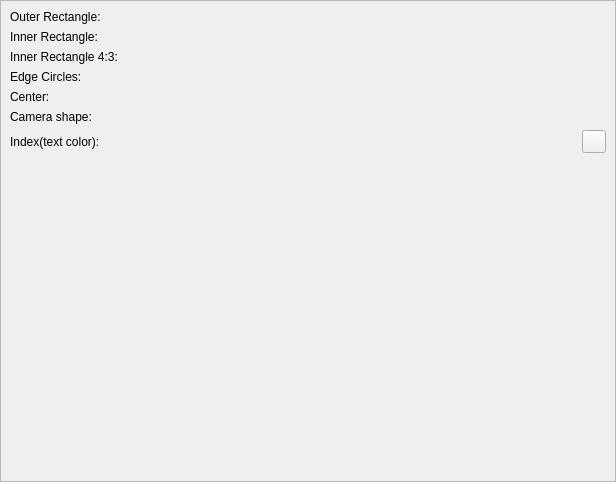
<?xml version="1.0" encoding="UTF-8"?>
<ui version="4.0">
 <class>Cameras</class>
 <widget class="QWidget" name="Cameras">
  <property name="geometry">
   <rect>
    <x>0</x>
    <y>0</y>
    <width>616</width>
    <height>482</height>
   </rect>
  </property>
  <property name="windowTitle">
   <string>Cameras</string>
  </property>
  <layout class="QGridLayout" name="gridLayout">
   <property name="leftMargin">
    <number>0</number>
   </property>
   <property name="topMargin">
    <number>0</number>
   </property>
   <property name="rightMargin">
    <number>0</number>
   </property>
   <property name="bottomMargin">
    <number>0</number>
   </property>
   <item row="0" column="0">
    <widget class="QScrollArea" name="scrollArea">
     <property name="widgetResizable">
      <bool>true</bool>
     </property>
     <widget class="QWidget" name="scrollAreaWidgetContents">
      <property name="geometry">
       <rect>
        <x>0</x>
        <y>0</y>
        <width>614</width>
        <height>480</height>
       </rect>
      </property>
      <layout class="QHBoxLayout" name="horizontalLayout">
       <item>
        <layout class="QVBoxLayout" name="verticalLayout">
         <item>
          <layout class="QHBoxLayout" name="horizontalLayout_2">
           <item>
            <widget class="QLabel" name="label">
             <property name="text">
              <string>Outer Rectangle:</string>
             </property>
            </widget>
           </item>
           <item>
            <widget class="PenPicker" name="rect1" native="true"/>
           </item>
          </layout>
         </item>
         <item>
          <layout class="QHBoxLayout" name="horizontalLayout_3">
           <item>
            <widget class="QLabel" name="label_2">
             <property name="text">
              <string>Inner Rectangle:</string>
             </property>
            </widget>
           </item>
           <item>
            <widget class="PenPicker" name="rect2" native="true"/>
           </item>
          </layout>
         </item>
         <item>
          <layout class="QHBoxLayout" name="horizontalLayout_4">
           <item>
            <widget class="QLabel" name="label_3">
             <property name="text">
              <string>Inner Rectangle 4:3:</string>
             </property>
            </widget>
           </item>
           <item>
            <widget class="PenPicker" name="rect3" native="true"/>
           </item>
          </layout>
         </item>
         <item>
          <layout class="QHBoxLayout" name="horizontalLayout_5">
           <item>
            <widget class="QLabel" name="label_4">
             <property name="text">
              <string>Edge Circles:</string>
             </property>
            </widget>
           </item>
           <item>
            <widget class="PenPicker" name="circle" native="true"/>
           </item>
          </layout>
         </item>
         <item>
          <layout class="QHBoxLayout" name="horizontalLayout_6">
           <item>
            <widget class="QLabel" name="label_5">
             <property name="text">
              <string>Center:</string>
             </property>
            </widget>
           </item>
           <item>
            <widget class="PenPicker" name="center" native="true"/>
           </item>
          </layout>
         </item>
         <item>
          <layout class="QHBoxLayout" name="horizontalLayout_7">
           <item>
            <widget class="QLabel" name="label_7">
             <property name="text">
              <string>Camera shape:</string>
             </property>
            </widget>
           </item>
           <item>
            <widget class="PenPicker" name="poly" native="true"/>
           </item>
          </layout>
         </item>
         <item>
          <layout class="QHBoxLayout" name="horizontalLayout_8">
           <item>
            <widget class="QLabel" name="label_6">
             <property name="text">
              <string>Index(text color):</string>
             </property>
            </widget>
           </item>
           <item>
            <widget class="ColorPicker" name="Index">
             <property name="enabled">
              <bool>true</bool>
             </property>
             <property name="text">
              <string/>
             </property>
            </widget>
           </item>
          </layout>
         </item>
         <item>
          <spacer name="verticalSpacer">
           <property name="orientation">
            <enum>Qt::Orientation::Vertical</enum>
           </property>
           <property name="sizeHint" stdset="0">
            <size>
             <width>20</width>
             <height>40</height>
            </size>
           </property>
          </spacer>
         </item>
        </layout>
       </item>
      </layout>
     </widget>
    </widget>
   </item>
  </layout>
 </widget>
 <customwidgets>
  <customwidget>
   <class>PenPicker</class>
   <extends>QWidget</extends>
   <header>RWESharpWidgets.h</header>
   <container>1</container>
  </customwidget>
  <customwidget>
   <class>ColorPicker</class>
   <extends>QToolButton</extends>
   <header>RWESharpWidgets.h</header>
  </customwidget>
 </customwidgets>
 <tabstops>
  <tabstop>scrollArea</tabstop>
 </tabstops>
 <resources/>
 <connections/>
</ui>
